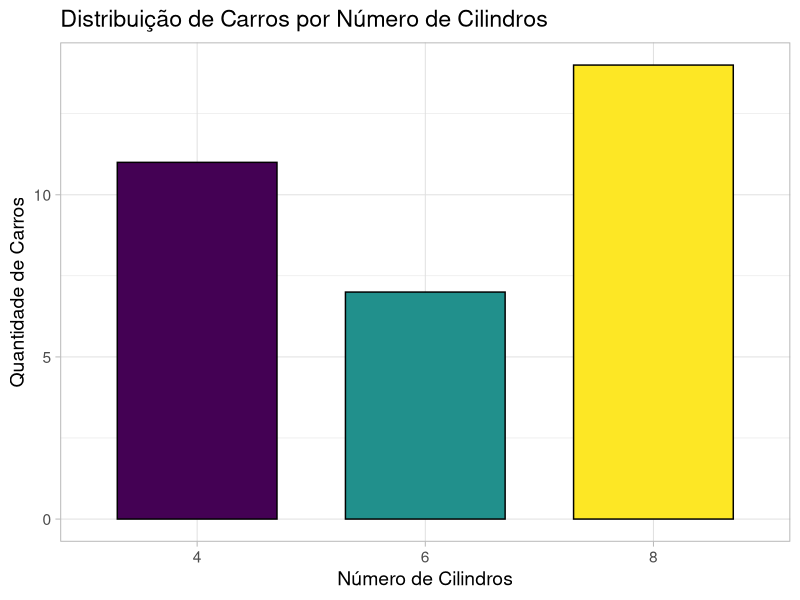

The R source for this figure:

# Introdução às operações básicas no R

options(scipen = 999) #Desativar notação científica

# Atribuição de variáveis
a <- 10       # Usando o operador de atribuição "<-"
b <- 5        # Usando o operador de atribuição "=" (não recomendado para atribuições)

# Operações aritméticas básicas
soma <- a + b          # Soma
subtracao <- a - b     # Subtração
multiplicacao <- a * b # Multiplicação
divisao <- a / b       # Divisão
potencia <- a ^ b      # Potência

# Impressão dos resultados
print(paste("Soma: ", soma))
print(paste("Subtração: ", subtracao))
print(paste("Multiplicação: ", multiplicacao))
print(paste("Divisão: ", divisao))
print(paste("Potência: ", potencia))

# Usando funções embutidas
media <- mean(c(a, b))
maximo <- max(a, b)
minimo <- min(a, b)

print(paste("Média: ", media))
print(paste("Máximo: ", maximo))
print(paste("Mínimo: ", minimo))

# Pacotes ──────────────────────────────────────────────────────────────
library(tidyverse)   # carrega ggplot2 + dplyr etc.
library(viridis)     # garante a paleta viridis_d()

# 1. Preparação dos dados ------------------------------------------------
# Usaremos o dataset mtcars e contaremos quantos carros têm cada nº de cilindros
bar_data <- mtcars %>%
  count(cyl) %>%                # cria a variável 'n' (frequência)
  mutate(cyl = factor(cyl))     # transforma em fator para eixo x

# Significado das variáveis:
# • cyl – número de cilindros de cada carro (3 categorias: 4, 6, 8)
# • n   – quantidade de carros em cada categoria de cilindros

# 2. Gráfico de barras ----------------------------------------------------
ggplot(bar_data, aes(x = cyl, y = n, fill = cyl)) +
  geom_col(width = 0.7, color = "black") +
  scale_fill_viridis_d(option = "D", name = "Cilindros") +
  labs(
    title = "Distribuição de Carros por Número de Cilindros",
    x     = "Número de Cilindros",
    y     = "Quantidade de Carros"
  ) +
  theme_light(base_size = 14) +          # visual limpo para gravação em vídeo
  theme(legend.position = "none")        # esconde legenda (opcional)

